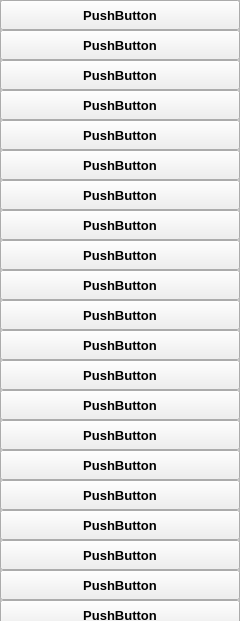
   <widget class="QFrame" name="frame_3">
    <property name="geometry">
     <rect>
      <x>620</x>
      <y>10</y>
      <width>240</width>
      <height>621</height>
     </rect>
    </property>
    <property name="frameShape">
     <enum>QFrame::StyledPanel</enum>
    </property>
    <property name="frameShadow">
     <enum>QFrame::Raised</enum>
    </property>
    <widget class="QPushButton" name="PB_Adc">
     <property name="geometry">
      <rect>
       <x>0</x>
       <y>0</y>
       <width>240</width>
       <height>30</height>
      </rect>
     </property>
     <property name="font">
      <font>
       <pointsize>10</pointsize>
       <weight>75</weight>
       <bold>true</bold>
      </font>
     </property>
     <property name="text">
      <string>PushButton</string>
     </property>
    </widget>
    <widget class="QPushButton" name="PB_Adc_2">
     <property name="geometry">
      <rect>
       <x>0</x>
       <y>30</y>
       <width>240</width>
       <height>30</height>
      </rect>
     </property>
     <property name="font">
      <font>
       <pointsize>10</pointsize>
       <weight>75</weight>
       <bold>true</bold>
      </font>
     </property>
     <property name="text">
      <string>PushButton</string>
     </property>
    </widget>
    <widget class="QPushButton" name="PB_Adc_3">
     <property name="geometry">
      <rect>
       <x>0</x>
       <y>60</y>
       <width>240</width>
       <height>30</height>
      </rect>
     </property>
     <property name="font">
      <font>
       <pointsize>10</pointsize>
       <weight>75</weight>
       <bold>true</bold>
      </font>
     </property>
     <property name="text">
      <string>PushButton</string>
     </property>
    </widget>
    <widget class="QPushButton" name="PB_Adc_4">
     <property name="geometry">
      <rect>
       <x>0</x>
       <y>90</y>
       <width>240</width>
       <height>30</height>
      </rect>
     </property>
     <property name="font">
      <font>
       <pointsize>10</pointsize>
       <weight>75</weight>
       <bold>true</bold>
      </font>
     </property>
     <property name="text">
      <string>PushButton</string>
     </property>
    </widget>
    <widget class="QPushButton" name="PB_Adc_5">
     <property name="geometry">
      <rect>
       <x>0</x>
       <y>120</y>
       <width>240</width>
       <height>30</height>
      </rect>
     </property>
     <property name="font">
      <font>
       <pointsize>10</pointsize>
       <weight>75</weight>
       <bold>true</bold>
      </font>
     </property>
     <property name="text">
      <string>PushButton</string>
     </property>
    </widget>
    <widget class="QPushButton" name="PB_Adc_6">
     <property name="geometry">
      <rect>
       <x>0</x>
       <y>150</y>
       <width>240</width>
       <height>30</height>
      </rect>
     </property>
     <property name="font">
      <font>
       <pointsize>10</pointsize>
       <weight>75</weight>
       <bold>true</bold>
      </font>
     </property>
     <property name="text">
      <string>PushButton</string>
     </property>
    </widget>
    <widget class="QPushButton" name="PB_Adc_7">
     <property name="geometry">
      <rect>
       <x>0</x>
       <y>180</y>
       <width>240</width>
       <height>30</height>
      </rect>
     </property>
     <property name="font">
      <font>
       <pointsize>10</pointsize>
       <weight>75</weight>
       <bold>true</bold>
      </font>
     </property>
     <property name="text">
      <string>PushButton</string>
     </property>
    </widget>
    <widget class="QPushButton" name="PB_Adc_8">
     <property name="geometry">
      <rect>
       <x>0</x>
       <y>210</y>
       <width>240</width>
       <height>30</height>
      </rect>
     </property>
     <property name="font">
      <font>
       <pointsize>10</pointsize>
       <weight>75</weight>
       <bold>true</bold>
      </font>
     </property>
     <property name="text">
      <string>PushButton</string>
     </property>
    </widget>
    <widget class="QPushButton" name="PB_Adc_9">
     <property name="geometry">
      <rect>
       <x>0</x>
       <y>240</y>
       <width>240</width>
       <height>30</height>
      </rect>
     </property>
     <property name="font">
      <font>
       <pointsize>10</pointsize>
       <weight>75</weight>
       <bold>true</bold>
      </font>
     </property>
     <property name="text">
      <string>PushButton</string>
     </property>
    </widget>
    <widget class="QPushButton" name="PB_Adc_10">
     <property name="geometry">
      <rect>
       <x>0</x>
       <y>270</y>
       <width>240</width>
       <height>30</height>
      </rect>
     </property>
     <property name="font">
      <font>
       <pointsize>10</pointsize>
       <weight>75</weight>
       <bold>true</bold>
      </font>
     </property>
     <property name="text">
      <string>PushButton</string>
     </property>
    </widget>
    <widget class="QPushButton" name="PB_Adc_11">
     <property name="geometry">
      <rect>
       <x>0</x>
       <y>300</y>
       <width>240</width>
       <height>30</height>
      </rect>
     </property>
     <property name="font">
      <font>
       <pointsize>10</pointsize>
       <weight>75</weight>
       <bold>true</bold>
      </font>
     </property>
     <property name="text">
      <string>PushButton</string>
     </property>
    </widget>
    <widget class="QPushButton" name="PB_Adc_12">
     <property name="geometry">
      <rect>
       <x>0</x>
       <y>330</y>
       <width>240</width>
       <height>30</height>
      </rect>
     </property>
     <property name="font">
      <font>
       <pointsize>10</pointsize>
       <weight>75</weight>
       <bold>true</bold>
      </font>
     </property>
     <property name="text">
      <string>PushButton</string>
     </property>
    </widget>
    <widget class="QPushButton" name="PB_Adc_13">
     <property name="geometry">
      <rect>
       <x>0</x>
       <y>360</y>
       <width>240</width>
       <height>30</height>
      </rect>
     </property>
     <property name="font">
      <font>
       <pointsize>10</pointsize>
       <weight>75</weight>
       <bold>true</bold>
      </font>
     </property>
     <property name="text">
      <string>PushButton</string>
     </property>
    </widget>
    <widget class="QPushButton" name="PB_Adc_14">
     <property name="geometry">
      <rect>
       <x>0</x>
       <y>390</y>
       <width>240</width>
       <height>30</height>
      </rect>
     </property>
     <property name="font">
      <font>
       <pointsize>10</pointsize>
       <weight>75</weight>
       <bold>true</bold>
      </font>
     </property>
     <property name="text">
      <string>PushButton</string>
     </property>
    </widget>
    <widget class="QPushButton" name="PB_Adc_15">
     <property name="geometry">
      <rect>
       <x>0</x>
       <y>420</y>
       <width>240</width>
       <height>30</height>
      </rect>
     </property>
     <property name="font">
      <font>
       <pointsize>10</pointsize>
       <weight>75</weight>
       <bold>true</bold>
      </font>
     </property>
     <property name="text">
      <string>PushButton</string>
     </property>
    </widget>
    <widget class="QPushButton" name="PB_Adc_16">
     <property name="geometry">
      <rect>
       <x>0</x>
       <y>450</y>
       <width>240</width>
       <height>30</height>
      </rect>
     </property>
     <property name="font">
      <font>
       <pointsize>10</pointsize>
       <weight>75</weight>
       <bold>true</bold>
      </font>
     </property>
     <property name="text">
      <string>PushButton</string>
     </property>
    </widget>
    <widget class="QPushButton" name="PB_Adc_17">
     <property name="geometry">
      <rect>
       <x>0</x>
       <y>480</y>
       <width>240</width>
       <height>30</height>
      </rect>
     </property>
     <property name="font">
      <font>
       <pointsize>10</pointsize>
       <weight>75</weight>
       <bold>true</bold>
      </font>
     </property>
     <property name="text">
      <string>PushButton</string>
     </property>
    </widget>
    <widget class="QPushButton" name="PB_Adc_18">
     <property name="geometry">
      <rect>
       <x>0</x>
       <y>510</y>
       <width>240</width>
       <height>30</height>
      </rect>
     </property>
     <property name="font">
      <font>
       <pointsize>10</pointsize>
       <weight>75</weight>
       <bold>true</bold>
      </font>
     </property>
     <property name="text">
      <string>PushButton</string>
     </property>
    </widget>
    <widget class="QPushButton" name="PB_Adc_19">
     <property name="geometry">
      <rect>
       <x>0</x>
       <y>540</y>
       <width>240</width>
       <height>30</height>
      </rect>
     </property>
     <property name="font">
      <font>
       <pointsize>10</pointsize>
       <weight>75</weight>
       <bold>true</bold>
      </font>
     </property>
     <property name="text">
      <string>PushButton</string>
     </property>
    </widget>
    <widget class="QPushButton" name="PB_Adc_20">
     <property name="geometry">
      <rect>
       <x>0</x>
       <y>570</y>
       <width>240</width>
       <height>30</height>
      </rect>
     </property>
     <property name="font">
      <font>
       <pointsize>10</pointsize>
       <weight>75</weight>
       <bold>true</bold>
      </font>
     </property>
     <property name="text">
      <string>PushButton</string>
     </property>
    </widget>
    <widget class="QPushButton" name="PB_Adc_21">
     <property name="geometry">
      <rect>
       <x>0</x>
       <y>600</y>
       <width>240</width>
       <height>30</height>
      </rect>
     </property>
     <property name="font">
      <font>
       <pointsize>10</pointsize>
       <weight>75</weight>
       <bold>true</bold>
      </font>
     </property>
     <property name="text">
      <string>PushButton</string>
     </property>
    </widget>
   </widget>
